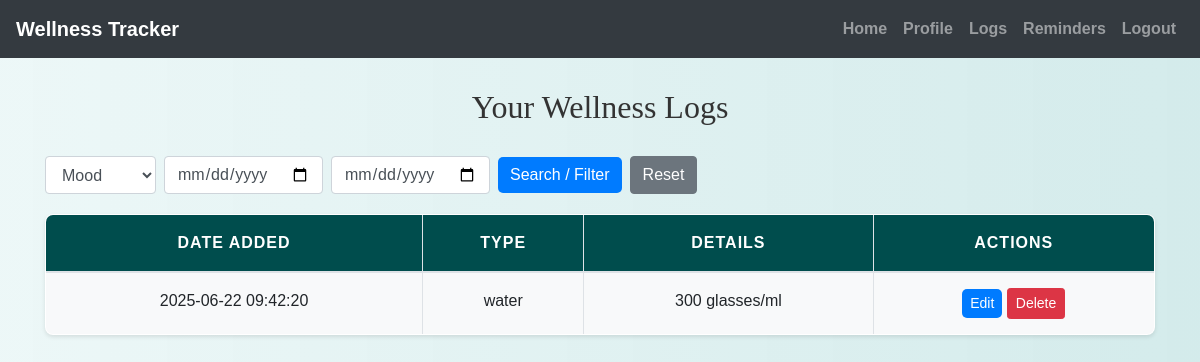
/view_logs.php?log_type=water (signed in), run on the app's committed database.
### tables this page shows
CREATE TABLE `logs` (
  `id` int(11) NOT NULL,
  `user_id` int(11) NOT NULL,
  `log_type` enum('water','exercise','sleep','mood') NOT NULL,
  `amount` int(11) DEFAULT NULL,
  `details` varchar(100) DEFAULT NULL,
  `duration` int(11) DEFAULT NULL,
  `start_time` time DEFAULT NULL,
  `end_time` time DEFAULT NULL,
  `notes` text DEFAULT NULL,
  `date_added` datetime DEFAULT current_timestamp()
);

### view_logs.php (the view, shortened to what this page needs)
<?php
include('config.php');
$user_id = $_SESSION["id"];
$where = "WHERE user_id = ?";
$params = [$user_id];
$types = "i";
if (!empty($_GET['log_type'])) {
    $where .= " AND log_type = ?";
    $params[] = $_GET['log_type'];
    $types .= "s";
}
$sql = "SELECT id, log_type, amount, details, duration, start_time, end_time, notes, date_added FROM logs $where ORDER BY date_added DESC";
$stmt = $conn->prepare($sql);
$stmt->bind_param($types, ...$params);
$stmt->execute();
$result = $stmt->get_result();
?>
<!DOCTYPE html>
<html lang="en">
<head>
    <link rel="stylesheet" href="https://maxcdn.bootstrapcdn.com/bootstrap/4.5.2/css/bootstrap.min.css" />
    <link rel="stylesheet" href="./css/style.css" />
</head>
<body>
<?php include('navbar.php'); ?>
<div class="container mt-4">
    <h2>Your Wellness Logs</h2>
    <form method="GET" class="form-inline mb-3">
        <select name="log_type" class="form-control mr-2">
            <option value="mood" <?php if ($_GET['log_type'] ?? '' == 'mood') echo 'selected'; ?>>Mood</option>
        </select>
        <input type="date" name="from_date" class="form-control mr-2" value="<?php echo htmlspecialchars($_GET['from_date'] ?? ''); ?>">
        <input type="date" name="to_date" class="form-control mr-2" value="<?php echo htmlspecialchars($_GET['to_date'] ?? ''); ?>">
        <button type="submit" class="btn btn-primary">Search / Filter</button>
        <a href="view_logs.php" class="btn btn-secondary ml-2">Reset</a>
    </form>
    <table class="table table-bordered">
        <thead>
            <tr>
                <th>Date Added</th>
                <th>Type</th>
                <th>Details</th>
                <th>Actions</th>
            </tr>
        </thead>
        <tbody>
            <?php while ($row = $result->fetch_assoc()): ?>
            <tr>
                <td><?php echo htmlspecialchars($row['date_added']); ?></td>
                <td><?php echo htmlspecialchars($row['log_type']); ?></td>
                <td>
                    <?php
                    switch ($row['log_type']) {
                        case 'water':
                            echo "{$row['amount']} glasses/ml";
                            break;
                    }
                    ?>
                </td>
                <td>
                    <a href="edit_log.php?id=<?php echo $row['id']; ?>" class="btn btn-sm btn-primary">Edit</a>
                    <a href="view_logs.php?delete_id=<?php echo $row['id']; ?>" class="btn btn-sm btn-danger" onclick="return confirm('Delete this log?');">Delete</a>
                </td>
            </tr>
            <?php endwhile; ?>
        </tbody>
    </table>
</div>
</body>
</html>

### css/style.css (style rules this page uses)
body { background: linear-gradient(90deg, rgba(233, 246, 246, 0.831), rgba(207, 233, 233, 0.9)); font-family: 'Arial', sans-serif; color: #333; line-height: 1.6; }
h1, h2, h3, h4 { text-align: center; margin-top: 30px; margin-bottom: 30px; font-family: 'Georgia', serif; }
.container { margin-bottom: 40px; }
.table { width: 100%; border-collapse: collapse; margin-top: 20px; font-size: 16px; background-color: #ffffff; border-radius: 8px; overflow: hidden; box-shadow: 0 2px 4px rgba(0, 0, 0, 0.1); }
.table th, .table td { padding: 15px; border: 1px solid #dee2e6; text-align: center; }
.table thead th { background-color: #004d4d; color: white; font-weight: bold; text-transform: uppercase; letter-spacing: 1px; }
.table tbody tr:nth-child(odd) { background-color: #f8f9fa; }
.btn-primary { color: #fff; border: none; border-radius: 5px; cursor: pointer; transition: background-color 0.3s ease; }
a { color: #006666; text-decoration: none; font-weight: bold; }

### data on the page
logs: date_added "2025-06-22 09:42:20", log_type "water", amount "300"
